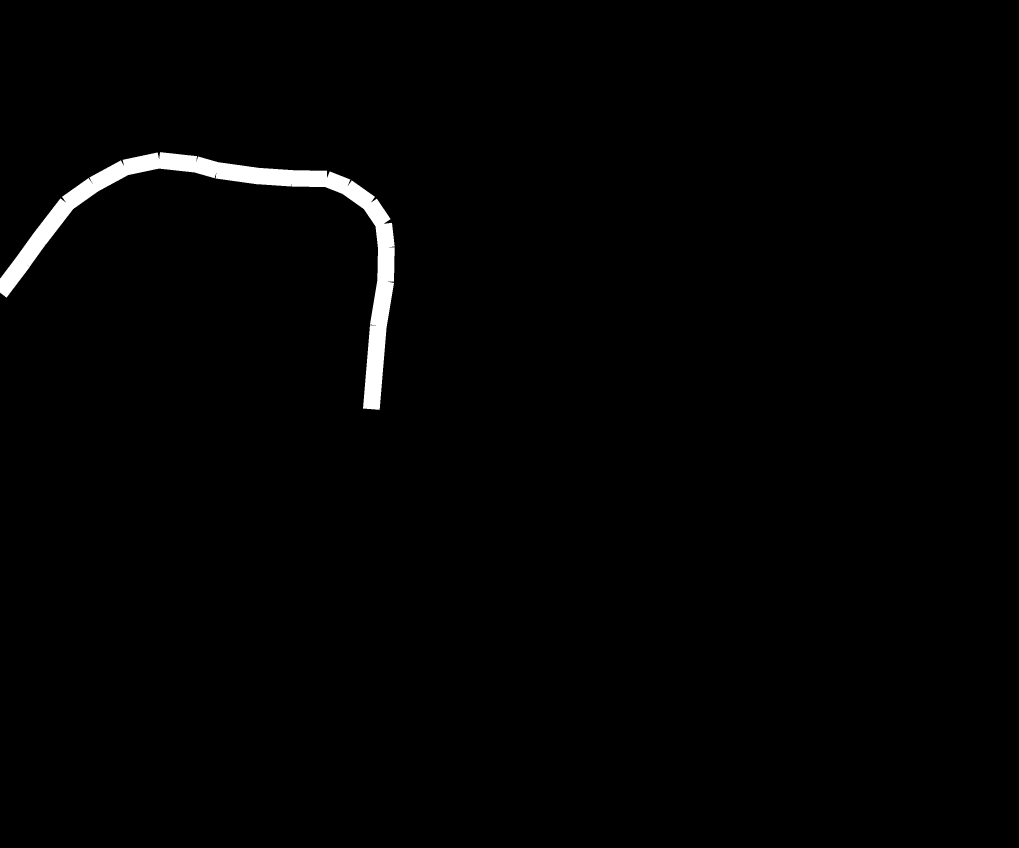
#> input picture MFCN_SMC/model_input/mask_Catheter_Whole_RANZCR/validation/1.2.826.0.1.3680043.8.498.10423455781095179359743289860767263609.jpg, 3056 x 2544 px (shown at 1/3 size); its folder holds only this picture in this run
$ python tips.py
#> lines starting #> are read from the running program, lines starting #| are printed output that depends on the picture
import cv2
import os
import json
from glob import glob

mask_dir = "../model_input/mask_Catheter_Whole_RANZCR/validation"
save_json = "catheter_tips_validation.json"

tip_dict = {}

mask_paths = sorted(glob(os.path.join(mask_dir, "*.jpg")))

for path in mask_paths:
    img = cv2.imread(path, cv2.IMREAD_GRAYSCALE)
#> img is the input picture: shape (2544, 3056); min 0, max 255, mean 3.1

    # resize to match training resolution
    img = cv2.resize(img, (512, 512), interpolation=cv2.INTER_NEAREST)
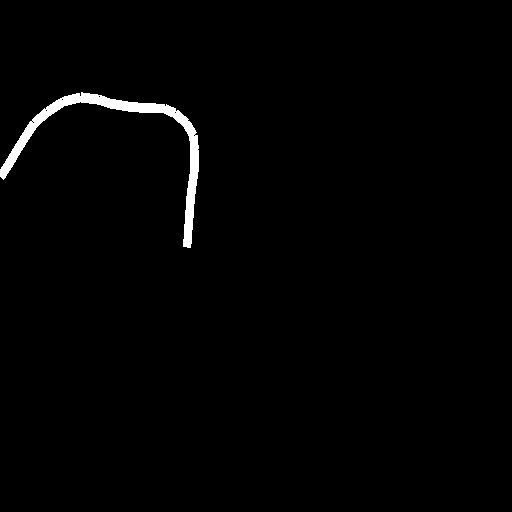
#> img: shape (512, 512); min 0, max 255, mean 3.1
    disp = cv2.cvtColor(img, cv2.COLOR_GRAY2BGR)

    print(f"Click on the TIP for {os.path.basename(path)}. Press 's' to save, 'n' to skip, ESC to quit.")

    tip = []

    # [7 lines left out: function mouse_callback, not called in this run]

    cv2.imshow("Select Tip", disp)
    cv2.setMouseCallback("Select Tip", mouse_callback)

    while True:
        key = cv2.waitKey(0) & 0xFF
#> (key Esc is pressed here)
        if key == ord("s") and tip:
            tip_dict[os.path.basename(path)] = tip[0]
            print(f"Saved tip {tip[0]} for {os.path.basename(path)}")
            break
        elif key == ord("n"):
            print("Skipped")
            break
        elif key == 27:  # ESC to quit early
            break

    cv2.destroyAllWindows()

# save to JSON
with open(save_json, "w") as f:
    json.dump(tip_dict, f, indent=2)
print(f"Saved {len(tip_dict)} tips to {save_json}")

# [97 lines left out: function connected_component, not called in this run]

$ run again, on MFCN_SMC/model_input/mask_Catheter_Whole_RANZCR/validation/1.2.826.0.1.3680043.8.498.10461692912279523774156778030405780095.jpg
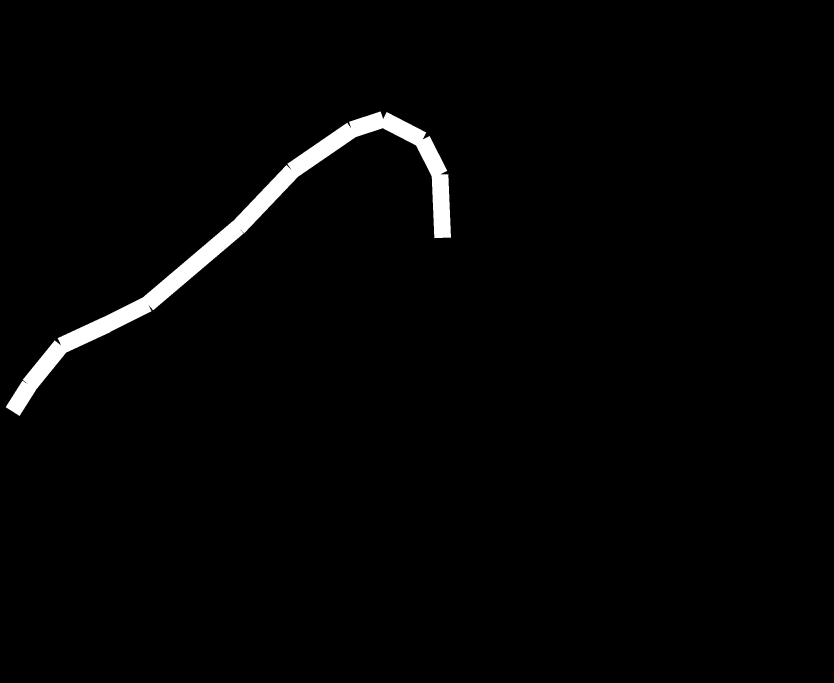
#> input picture MFCN_SMC/model_input/mask_Catheter_Whole_RANZCR/validation/1.2.826.0.1.3680043.8.498.10461692912279523774156778030405780095.jpg, 2500 x 2048 px (shown at 1/3 size)
#> img is the input picture: shape (2048, 2500); min 0, max 255, mean 4.6
#> `img = cv2.resize(img, (512, 512), interpolation=cv2.INTER_NEAREST)`:
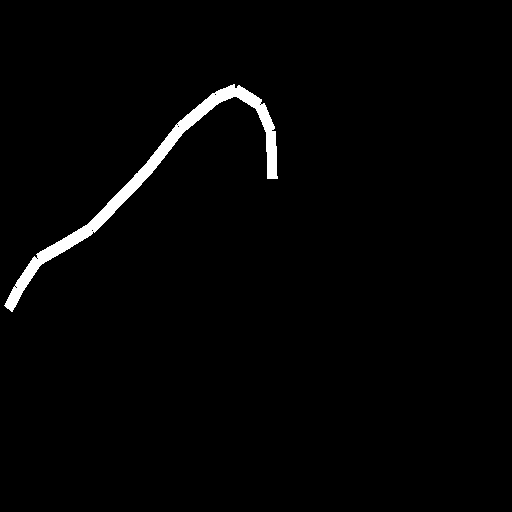
#> img: shape (512, 512); min 0, max 255, mean 4.6

$ run again, on MFCN_SMC/model_input/mask_Catheter_Whole_RANZCR/validation/1.2.826.0.1.3680043.8.498.10473409061856177510574249430168423442.jpg
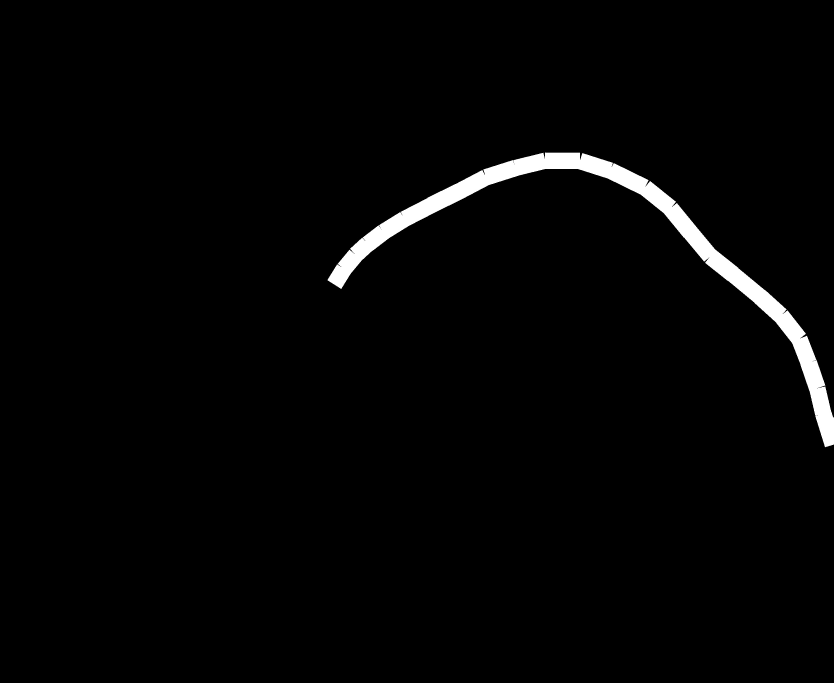
#> input picture MFCN_SMC/model_input/mask_Catheter_Whole_RANZCR/validation/1.2.826.0.1.3680043.8.498.10473409061856177510574249430168423442.jpg, 2500 x 2048 px (shown at 1/3 size)
#> img is the input picture: shape (2048, 2500); min 0, max 255, mean 5
#> `img = cv2.resize(img, (512, 512), interpolation=cv2.INTER_NEAREST)`:
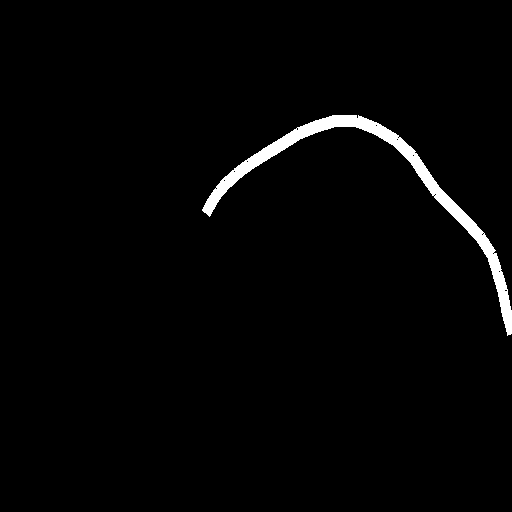
#> img: shape (512, 512); min 0, max 255, mean 5
